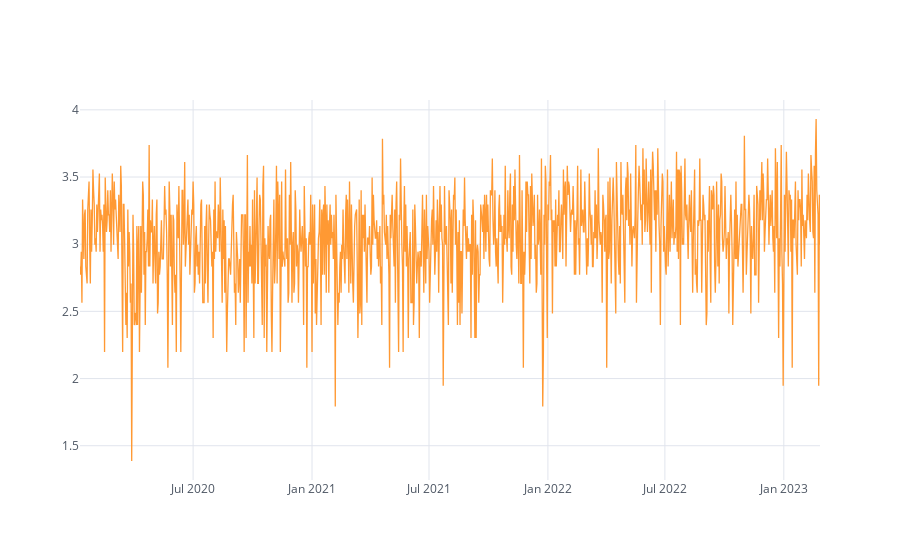

The notebook cell saved with this chart:
### Code cell
df["y"].iplot()

### Figure 1 — Plotly figure (JSON) as saved in the notebook; plotly's stock layout.template omitted (floating-point values rounded to 4 significant figures; data arrays with more than 128 entries replaced by an {"elided": "..."} marker saying what was removed)
{"data": [{"line": {"color": "rgba(255, 153, 51, 1.0)", "dash": "solid", "shape": "linear", "width": 1.3}, "mode": "lines", "name": "y", "text": "", "type": "scatter", "x": {"elided": "1146 str values"}, "y": {"elided": "1146 float values"}}], "layout": {"autosize": true, "legend": {"bgcolor": "#FFFFFF", "font": {"color": "#4D5663"}}, "paper_bgcolor": "#FFFFFF", "plot_bgcolor": "#FFFFFF", "title": {"font": {"color": "#4D5663"}}, "xaxis": {"autorange": true, "gridcolor": "#E1E5ED", "range": ["2020-01-08", "2023-02-26"], "showgrid": true, "tickfont": {"color": "#4D5663"}, "title": {"font": {"color": "#4D5663"}, "text": ""}, "type": "date", "zerolinecolor": "#E1E5ED"}, "yaxis": {"autorange": true, "gridcolor": "#E1E5ED", "range": [1.245, 4.073], "showgrid": true, "tickfont": {"color": "#4D5663"}, "title": {"font": {"color": "#4D5663"}, "text": ""}, "type": "linear", "zerolinecolor": "#E1E5ED"}}}
